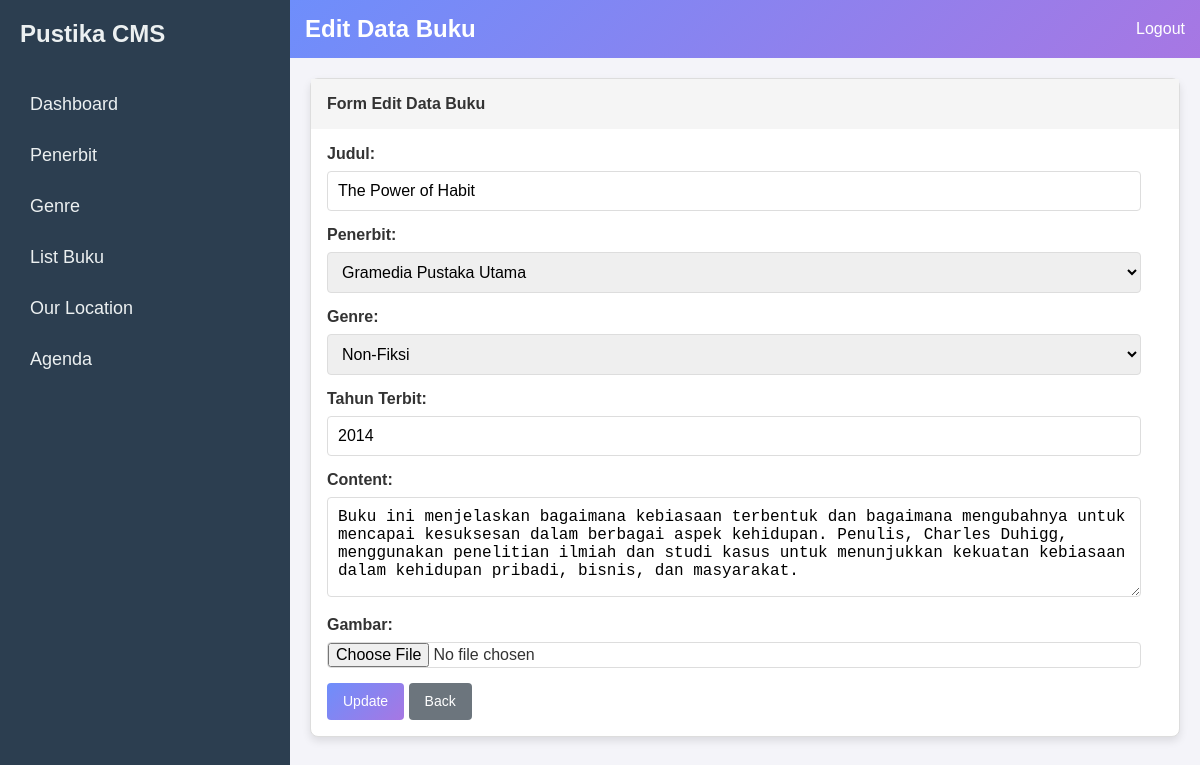
The app's page /admin-buku/edit/10 (signed in) with its own data.
### tables this page shows
CREATE TABLE `buku` (
  `id` int NOT NULL AUTO_INCREMENT,
  `judul` varchar(255) NOT NULL,
  `penerbit_id` int DEFAULT NULL,
  `genre_id` int DEFAULT NULL,
  `tahun_terbit` year DEFAULT NULL,
  `content` text,
  `gambar` text,
  `created_at` timestamp NULL DEFAULT CURRENT_TIMESTAMP,
  PRIMARY KEY (`id`),
  KEY `penerbit_id` (`penerbit_id`),
  KEY `genre_id` (`genre_id`),
  CONSTRAINT `buku_ibfk_1` FOREIGN KEY (`penerbit_id`) REFERENCES `penerbit` (`id`) ON DELETE CASCADE ON UPDATE CASCADE,
  CONSTRAINT `buku_ibfk_2` FOREIGN KEY (`genre_id`) REFERENCES `genre` (`id`) ON DELETE CASCADE ON UPDATE CASCADE
);

CREATE TABLE `penerbit` (
  `id` int NOT NULL AUTO_INCREMENT,
  `nama` varchar(255) DEFAULT NULL,
  `alamat` text,
  `created_at` timestamp NULL DEFAULT CURRENT_TIMESTAMP,
  PRIMARY KEY (`id`)
);

CREATE TABLE `genre` (
  `id` int NOT NULL AUTO_INCREMENT,
  `nama` varchar(255) DEFAULT NULL,
  `created_at` timestamp NULL DEFAULT CURRENT_TIMESTAMP,
  PRIMARY KEY (`id`)
);

### Core/ResponseFactory.php (called while the page is built, shortened)
<?php
class ResponseFactory
{
    public static function view($config, $templates, $data = []): Response
    {
        extract($data);
        if (is_array($templates)) {
            foreach ($templates as $template) {
                include $config::VIEW_PATH . str_replace('.', DIRECTORY_SEPARATOR, $template) . '.php';
            }
        } else {
            include $config::VIEW_PATH . str_replace('.', DIRECTORY_SEPARATOR, $templates) . '.php';
        }
        $content = ob_get_clean();
        if (isset($data['layout'])) {
            $layoutPath = $config::VIEW_PATH . 'layouts/' . $data['layout'] . '.php';
            if (file_exists($layoutPath)) {
                $responseContent = ob_get_clean();
            } else {
                $responseContent = $content;
            }
        } else {
            $responseContent = $content;
        }
        return new Response($responseContent, [
            'Content-Type' => 'text/html'
        ], 200);
    }
}

### Core/helpers.php (called while the page is built, shortened)
<?php
if (!function_exists('view')) {
    function view($views, $data = [], $layout = null)
    {
        $data['layout'] = $layout;
        return ResponseFactory::view(app()->getConfig(), $views, $data);
    }
}
if (!function_exists('app')) {
    function app()
    {
        return Pustika::getInstance();
    }
}

### App/Controllers/AdminBukuController.php (called while the page is built, shortened)
<?php
class AdminBukuController
{
    protected $bukuModel, $penerbitModel, $genreModel;
    public function __construct()
    {
        $this->bukuModel = new Buku();
        $this->penerbitModel = new Penerbit();
        $this->genreModel = new Genre();
    }
    public function edit(Request $request, $id)
    {
        $book = $this->bukuModel->find($id);
        $penerbits = $this->penerbitModel->all();
        $genres = $this->genreModel->all();
        $data = [
            'user' => auth(),
            'csrfToken' => Security::getCsrfToken(),
            'book' => $book,
            'penerbits' => $penerbits,
            'genres' => $genres,
        ];
        return view('admin/buku/edit', $data, 'admin');
    }
}

### Core/Router.php (called while the page is built, shortened)
<?php
class Router
{
    protected $config;
    public function __construct($config)
    {
        $this->config = $config;
    }
    public function handle(Request $request): Response
    {
        $uri = $request->server('REQUEST_URI');
        $uri = str_replace($this->config::BASE_URL, "", $uri);
        $args = explode('/', trim($uri, '/'));
        if (1 === count($args)) {
            $controller = $this->config::DEFAULT_CONTROLLER;
            $method = array_shift($args) ?: $this->config::ACTION_INDEX;
        } else {
            $controller = array_shift($args);
            $method = array_shift($args);
        }
        $method = explode('?', $method, 2)[0];
        $controller = $this->convertToCamelCase($controller);
        $method = $this->convertToStudlyCaps($method);
        return $this->run($controller, $method, $args, $request);
    }
    protected function convertToCamelCase($value): string
    {
        return str_replace(' ', '', ucwords(str_replace('-', ' ', $value)));
    }
    protected function convertToStudlyCaps($value): string
    {
        return lcfirst($this->convertToCamelCase($value));
    }
    protected function run($controller, $method, $args, Request $request): Response
    {
        array_unshift($args, $request);
        $class = $this->config::CONTROLLER_NAMESPACE."\\{$controller}Controller";
        if (class_exists($class) && is_callable($toCall = [new $class, $method])) {
            $result = call_user_func_array($toCall, $args);
        } else {
            $class = $this->config::CONTROLLER_NAMESPACE.'\\'.$this->config::DEFAULT_CONTROLLER.'Controller';
            $result = call_user_func([new $class, $this->config::ACTION_404], $request);
        }
        return $result;
    }
}

### public/index.php (called while the page is built, shortened)
<?php
require_once dirname(__DIR__) . '/Core/helpers.php';
$app = Core\Pustika::getInstance(App\Config::class);

### Core/Database.php (called while the page is built, shortened)
<?php
final class Database
{
    private static $conn = null;
    public static function getConnection()
    {
        if (is_null(self::$conn)) {
            $c = app()->getConfig()::DB_CONFIG;
            $dsn = "mysql:host={$c['host']};dbname={$c['dbname']};";
            if (isset($c['port'])) {
                $dsn .= "port={$c['port']};";
            }
            self::$conn = new \PDO(
                $dsn,
                $c['username'],
                $c['password']
            );
            self::$conn->setAttribute(\PDO::ATTR_ERRMODE, \PDO::ERRMODE_EXCEPTION);
        }
        return self::$conn;
    }
}

### Core/Model.php (called while the page is built, shortened)
<?php
class Model
{
    protected $table = null;
    protected $key = "id";
    protected $query = '';
    protected $params = [];
    public function find($id, $columns = ['*'], $fetchStyle = \PDO::FETCH_BOTH)
    {
        $columns = implode(",", $columns);
        $stmt = Database::getConnection()
            ->prepare("SELECT $columns FROM $this->table WHERE $this->key=?");
        $stmt->execute([$id]);
        return $stmt->fetch($fetchStyle);
    }
    public function all($columns = ['*'], $fetchStyle = \PDO::FETCH_BOTH)
    {
        $columns = implode(",", $columns);
        $stmt = Database::getConnection()
            ->prepare("SELECT $columns FROM $this->table" . $this->query);
        $stmt->execute($this->params);
        return $stmt->fetchAll($fetchStyle);
    }
}

### App/Views/admin/buku/edit.php (the view, shortened to what this page needs)
<header class="header">
    <h1>Edit Data Buku</h1>
    <div class="header-right">
        <a href="/auth/logout" onclick="return confirm('Apakah anda ingin logout?')" class="header-link">Logout</a>
    </div>
</header>
<div class="card">
    <div class="card-header">
        Form Edit Data Buku
    </div>
    <div class="card-body">
        <form action="/admin-buku/update/<?php echo htmlspecialchars(
            $book['id']
        ); ?>" method="POST" enctype="multipart/form-data">
            <label for="judul">Judul:</label>
            <input type="text" id="judul" name="judul" placeholder="Judul Buku" value="<?php echo htmlspecialchars(
                $book['judul']
            ); ?>" required>
            <label for="penerbit_id">Penerbit:</label>
            <select id="penerbit_id" name="penerbit_id">
                <?php foreach ($penerbits as $penerbit): ?>
                    <option value="<?php echo htmlspecialchars(
                        $penerbit['id']
                    ); ?>"
                        <?php echo $penerbit['id'] == $book['penerbit_id']
                            ? 'selected'
                            : ''; ?>>
                        <?php echo htmlspecialchars($penerbit['nama']); ?>
                    </option>
                <?php endforeach; ?>
            </select>
            <label for="genre_id">Genre:</label>
            <select id="genre_id" name="genre_id">
                <?php foreach ($genres as $genre): ?>
                    <option value="<?php echo htmlspecialchars(
                        $genre['id']
                    ); ?>"
                        <?php echo $genre['id'] == $book['genre_id']
                            ? 'selected'
                            : ''; ?>>
                        <?php echo htmlspecialchars($genre['nama']); ?>
                    </option>
                <?php endforeach; ?>
            </select>
            <label for="tahun_terbit">Tahun Terbit:</label>
            <input type="number" id="tahun_terbit" name="tahun_terbit" placeholder="Tahun Terbit" min="1900" max="2099" step="1" value="<?php echo htmlspecialchars(
                $book['tahun_terbit']
            ); ?>" required>
            <label for="content">Content:</label>
            <textarea id="content" name="content" placeholder="Deskripsi Buku"><?php echo htmlspecialchars(
                $book['content']
            ); ?></textarea>
            <label for="gambar">Gambar:</label>
            <input type="file" id="gambar" name="gambar">
            <button type="submit" class="btn btn-sm btn-primary">Update</button>
            <a href="/admin-buku/index" class="btn btn-sm btn-secondary">Back</a>
        </form>
    </div>
</div>

### public/assets/css/admin.css (style rules this page uses)
body, h1, h2, p { margin: 0; padding: 0; box-sizing: border-box; }
body { font-family: Arial, sans-serif; background-color: #f4f4f9; color: #333; display: flex; height: 100vh; margin: 0; }
.header { background: linear-gradient(135deg, #6e8efb, #a777e3); color: #fff; padding: 15px; display: flex; justify-content: space-between; align-items: center; }
.header h1 { font-size: 24px; }
.header-right { display: flex; }
.header-link { color: #fff; text-decoration: none; margin-left: 15px; font-size: 16px; }
.card { border: 1px solid #ddd; border-radius: 8px; box-shadow: 0 4px 8px rgba(0, 0, 0, 0.1); background-color: #fff; margin-bottom: 20px; }
.card-header { background-color: #f5f5f5; padding: 16px; font-size: 1em; font-weight: bold; position: relative; }
.card-body { padding: 16px; }
.btn { padding: 12px 24px; border: none; border-radius: 4px; cursor: pointer; font-size: 16px; display: inline-block; text-decoration: none; text-align: center; line-height: 1.5; transition: background-color 0.3s, box-shadow 0.3s; }
.btn-sm { padding: 8px 16px; font-size: 14px; }
.btn-primary { background: linear-gradient(135deg, #6e8efb, #a777e3); color: #fff; transition: background 0.3s ease; }
.btn-secondary { background-color: #6c757d; color: #fff; }
label { font-size: 16px; font-weight: bold; margin-bottom: 8px; display: block; }
input[type="text"], input[type="email"], input[type="password"], textarea, select, input[type="number"], input[type="file"] { width: calc(100% - 22px); padding: 10px; border: 1px solid #ddd; border-radius: 4px; margin-bottom: 15px; font-size: 16px; box-sizing: border-box; }
textarea { resize: vertical; min-height: 100px; }
input[type="file"] { padding: 0; border: 1px solid #ddd; font-size: 16px; }
select { padding: 10px; border: 1px solid #ddd; font-size: 16px; }
button[type="submit"] { background-color: #6e8efb; color: #fff; }

### records on screen
buku: judul "The Power of Habit", penerbit_id "Gramedia Pustaka Utama", genre_id "Non-Fiksi", tahun_terbit "2014", content "Buku ini menjelaskan bagaimana kebiasaan terbentuk dan bagaimana mengubahnya untuk mencapai kesuksesan dalam berbagai aspek kehidupan. Penulis, Charles Duhigg, menggunakan penelitian ilmiah dan studi kasus untuk menunjukkan kekuatan kebiasaan dalam kehidupan pribadi, bisnis, dan masyarakat."
